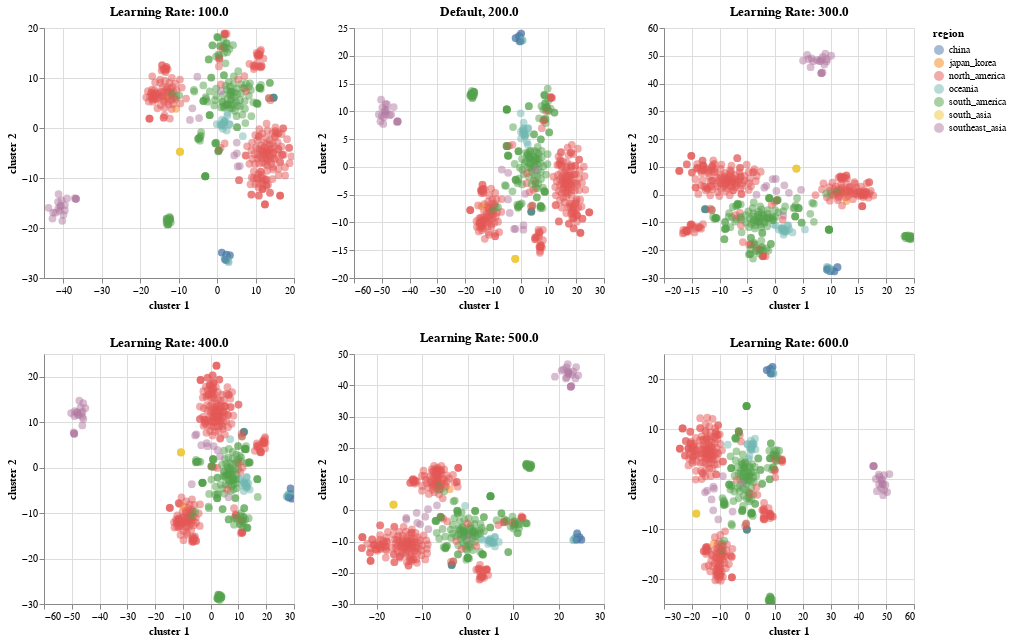

Notebook source saved alongside this figure:
### Code cell
import altair as alt

TSNE1 = alt.Chart(merged_df1).mark_circle(size=60).encode(
    x='cluster 1',
    y='cluster 2',
    opacity=alt.value(0.5),
    color='region',
    tooltip=['strain', 'region']
).properties(width=250,height=250,title="Default, 200.0").interactive()

TSNE2 = alt.Chart(merged_df2).mark_circle(size=60).encode(
    x='cluster 1',
    y='cluster 2',
    opacity=alt.value(0.5),
    color='region',
    tooltip=['strain', 'region']
).properties(width=250,height=250,title="Learning Rate: 100.0").interactive()

TSNE3 = alt.Chart(merged_df3).mark_circle(size=60).encode(
    x='cluster 1',
    y='cluster 2',
    opacity=alt.value(0.5),
    color='region',
    tooltip=['strain', 'region']
).properties(width=250,height=250,title = "Learning Rate: 300.0").interactive()

TSNE4 = alt.Chart(merged_df4).mark_circle(size=60).encode(
    x='cluster 1',
    y='cluster 2',
    opacity=alt.value(0.5),
    color='region',
    tooltip=['strain', 'region']
).properties(width=250,height=250,title = "Learning Rate: 400.0").interactive()

TSNE5 = alt.Chart(merged_df5).mark_circle(size=60).encode(
    x='cluster 1',
    y='cluster 2',
    opacity=alt.value(0.5),
    color='region',
    tooltip=['strain', 'region']
).properties(width=250,height=250,title = "Learning Rate: 500.0").interactive()

TSNE6 = alt.Chart(merged_df6).mark_circle(size=60).encode(
    x='cluster 1',
    y='cluster 2',
    opacity=alt.value(0.5),
    color='region',
    tooltip=['strain', 'region']
).properties(width=250,height=250, title = "Learning Rate: 600.0").interactive()

chart1 = TSNE2|TSNE1|TSNE3
chart2 = TSNE4|TSNE5|TSNE6
chart3 = alt.vconcat(chart1,chart2)
chart3.save('../Docs/TSNELearningRates.html')
chart3

### Figure 1 — Vega-Lite specification as saved in the notebook (floating-point values rounded to 4 significant figures; data arrays with more than 128 entries replaced by an {"elided": "..."} marker saying what was removed)
{"$schema": "https://vega.github.io/schema/vega-lite/v3.3.0.json", "config": {"mark": {"tooltip": null}, "view": {"height": 300, "width": 400}}, "datasets": {"data-047c6893c8de31c680a3371636ee809e": {"elided": "486 records"}, "data-3fac7eeca6cf1ac2e2aa53c76eff905f": {"elided": "486 records"}, "data-c91da703f3de7cb035f944e4b5d854f0": {"elided": "486 records"}, "data-cb3d1f32e34136d8de4a1b2edb767c4a": {"elided": "486 records"}, "data-d2f7e9e7e5abc7340c461a9f7822cd49": {"elided": "486 records"}, "data-e9eefb2adfd5bd1de91f29f309a2121b": {"elided": "486 records"}}, "vconcat": [{"hconcat": [{"data": {"name": "data-cb3d1f32e34136d8de4a1b2edb767c4a"}, "encoding": {"color": {"field": "region", "type": "nominal"}, "opacity": {"value": 0.5}, "tooltip": [{"field": "strain", "type": "nominal"}, {"field": "region", "type": "nominal"}], "x": {"field": "cluster 1", "type": "quantitative"}, "y": {"field": "cluster 2", "type": "quantitative"}}, "height": 250, "mark": {"size": 60, "type": "circle"}, "selection": {"selector003": {"bind": "scales", "encodings": ["x", "y"], "type": "interval"}}, "title": "Learning Rate: 100.0", "width": 250}, {"data": {"name": "data-3fac7eeca6cf1ac2e2aa53c76eff905f"}, "encoding": {"color": {"field": "region", "type": "nominal"}, "opacity": {"value": 0.5}, "tooltip": [{"field": "strain", "type": "nominal"}, {"field": "region", "type": "nominal"}], "x": {"field": "cluster 1", "type": "quantitative"}, "y": {"field": "cluster 2", "type": "quantitative"}}, "height": 250, "mark": {"size": 60, "type": "circle"}, "selection": {"selector002": {"bind": "scales", "encodings": ["x", "y"], "type": "interval"}}, "title": "Default, 200.0", "width": 250}, {"data": {"name": "data-c91da703f3de7cb035f944e4b5d854f0"}, "encoding": {"color": {"field": "region", "type": "nominal"}, "opacity": {"value": 0.5}, "tooltip": [{"field": "strain", "type": "nominal"}, {"field": "region", "type": "nominal"}], "x": {"field": "cluster 1", "type": "quantitative"}, "y": {"field": "cluster 2", "type": "quantitative"}}, "height": 250, "mark": {"size": 60, "type": "circle"}, "selection": {"selector004": {"bind": "scales", "encodings": ["x", "y"], "type": "interval"}}, "title": "Learning Rate: 300.0", "width": 250}]}, {"hconcat": [{"data": {"name": "data-d2f7e9e7e5abc7340c461a9f7822cd49"}, "encoding": {"color": {"field": "region", "type": "nominal"}, "opacity": {"value": 0.5}, "tooltip": [{"field": "strain", "type": "nominal"}, {"field": "region", "type": "nominal"}], "x": {"field": "cluster 1", "type": "quantitative"}, "y": {"field": "cluster 2", "type": "quantitative"}}, "height": 250, "mark": {"size": 60, "type": "circle"}, "selection": {"selector005": {"bind": "scales", "encodings": ["x", "y"], "type": "interval"}}, "title": "Learning Rate: 400.0", "width": 250}, {"data": {"name": "data-e9eefb2adfd5bd1de91f29f309a2121b"}, "encoding": {"color": {"field": "region", "type": "nominal"}, "opacity": {"value": 0.5}, "tooltip": [{"field": "strain", "type": "nominal"}, {"field": "region", "type": "nominal"}], "x": {"field": "cluster 1", "type": "quantitative"}, "y": {"field": "cluster 2", "type": "quantitative"}}, "height": 250, "mark": {"size": 60, "type": "circle"}, "selection": {"selector006": {"bind": "scales", "encodings": ["x", "y"], "type": "interval"}}, "title": "Learning Rate: 500.0", "width": 250}, {"data": {"name": "data-047c6893c8de31c680a3371636ee809e"}, "encoding": {"color": {"field": "region", "type": "nominal"}, "opacity": {"value": 0.5}, "tooltip": [{"field": "strain", "type": "nominal"}, {"field": "region", "type": "nominal"}], "x": {"field": "cluster 1", "type": "quantitative"}, "y": {"field": "cluster 2", "type": "quantitative"}}, "height": 250, "mark": {"size": 60, "type": "circle"}, "selection": {"selector007": {"bind": "scales", "encodings": ["x", "y"], "type": "interval"}}, "title": "Learning Rate: 600.0", "width": 250}]}]}
